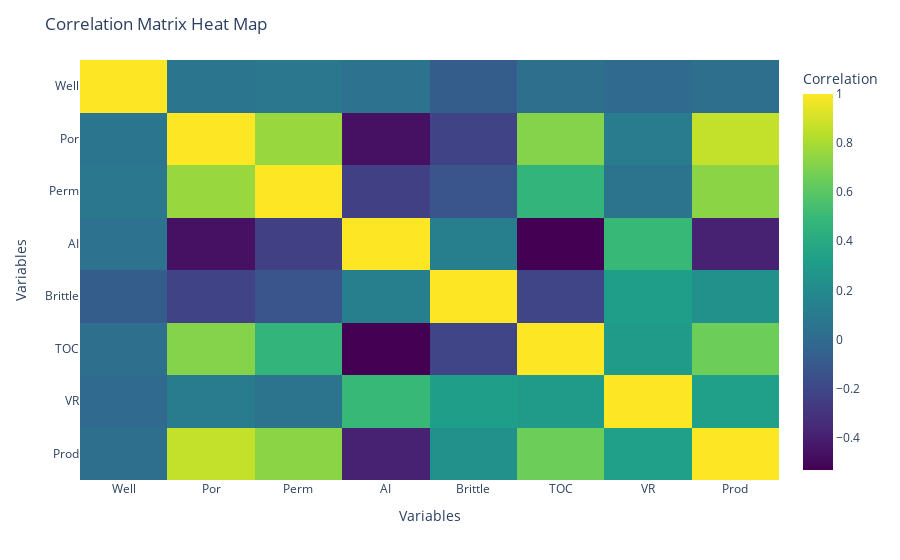

This figure's notebook cell:
### Markdown cell above
**Критерии оценивания:**
- Задание выполнено верно, учтены все условия (**2 балла**): 
    * приведён код для расчёта корреляционной матрицы;
    * приведён код для визуализации корреляционной матрицы в виде тепловой карты;
    * рассчитаны ранг и определитель корреляционной матрицы;
    * предоставлены обоснованные ответы на все поставленные вопросы. 

- Задание выполнено верно, но не учтено одно условие (**1 балл**).
- Задание выполнено неверно, не учтено несколько условий (**0 баллов**).

### Code cell
# Calculate correlation matrix including all columns
corr_matrix = data.corr()

# Create heat map using Plotly Express with 'Viridis' color scale
fig = px.imshow(
    corr_matrix,
    aspect="auto",
    color_continuous_scale='Viridis',
    labels=dict(x="Variables", y="Variables", color="Correlation")
)

fig.update_layout(title='Correlation Matrix Heat Map')
fig.show()

### Figure 1 — Plotly figure (JSON) as saved in the notebook; plotly's stock layout.template omitted (floating-point values rounded to 4 significant figures)
{"data": [{"coloraxis": "coloraxis", "hovertemplate": "Variables: %{x}<br>Variables: %{y}<br>Correlation: %{z}<extra></extra>", "name": "0", "type": "heatmap", "x": ["Well", "Por", "Perm", "AI", "Brittle", "TOC", "VR", "Prod"], "xaxis": "x", "y": ["Well", "Por", "Perm", "AI", "Brittle", "TOC", "VR", "Prod"], "yaxis": "y", "z": [[1, 0.06893, 0.07793, 0.04148, -0.07925, 0.02262, -0.007279, 0.02682], [0.06893, 1, 0.7605, -0.4615, -0.2186, 0.7118, 0.1119, 0.8619], [0.07793, 0.7605, 1, -0.2396, -0.124, 0.4717, 0.05102, 0.7274], [0.04148, -0.4615, -0.2396, 1, 0.1276, -0.5319, 0.4991, -0.3908], [-0.07925, -0.2186, -0.124, 0.1276, 1, -0.2143, 0.3179, 0.2372], [0.02262, 0.7118, 0.4717, -0.5319, -0.2143, 1, 0.2995, 0.6544], [-0.007279, 0.1119, 0.05102, 0.4991, 0.3179, 0.2995, 1, 0.3232], [0.02682, 0.8619, 0.7274, -0.3908, 0.2372, 0.6544, 0.3232, 1]]}], "layout": {"coloraxis": {"colorbar": {"title": {"text": "Correlation"}}, "colorscale": [[0, "#440154"], [0.1111, "#482878"], [0.2222, "#3e4989"], [0.3333, "#31688e"], [0.4444, "#26828e"], [0.5556, "#1f9e89"], [0.6667, "#35b779"], [0.7778, "#6ece58"], [0.8889, "#b5de2b"], [1, "#fde725"]]}, "margin": {"t": 60}, "title": {"text": "Correlation Matrix Heat Map"}, "xaxis": {"anchor": "y", "domain": [0, 1], "title": {"text": "Variables"}}, "yaxis": {"anchor": "x", "autorange": "reversed", "domain": [0, 1], "title": {"text": "Variables"}}}}
